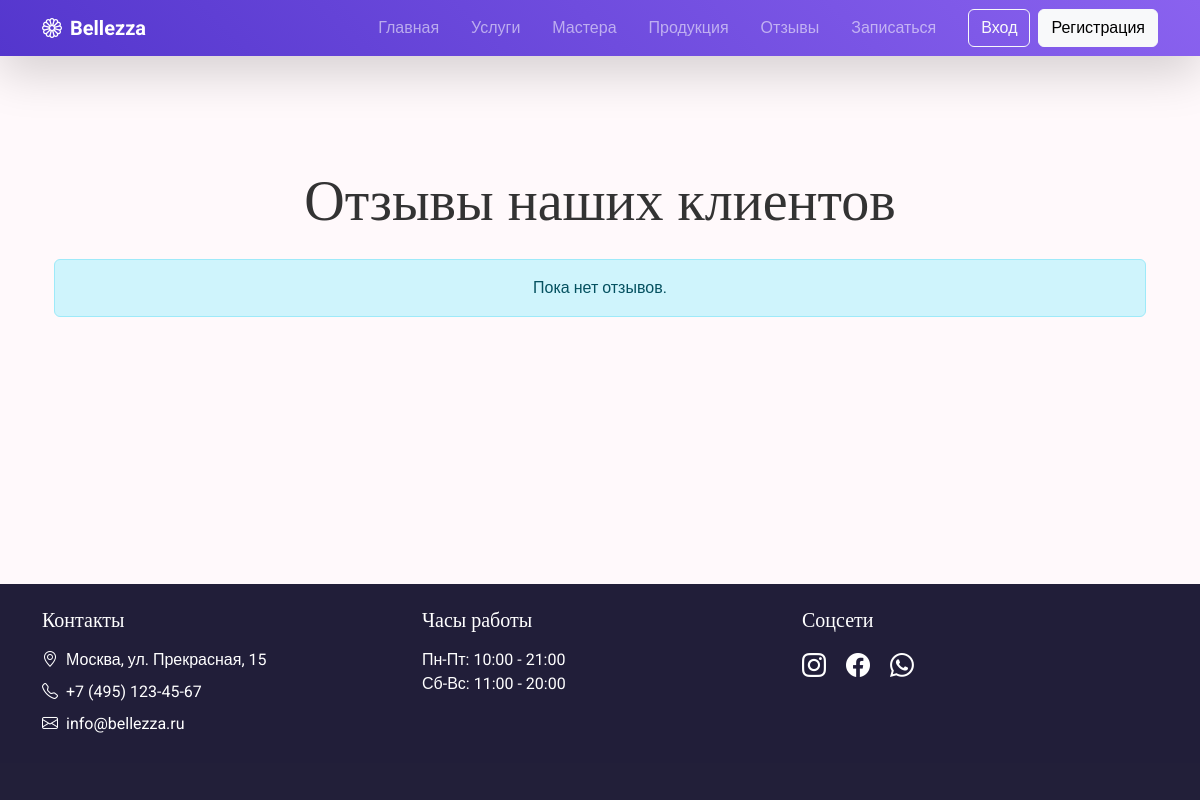
Before: /api/v1/beauty_salon/reviews/ with the older database file.
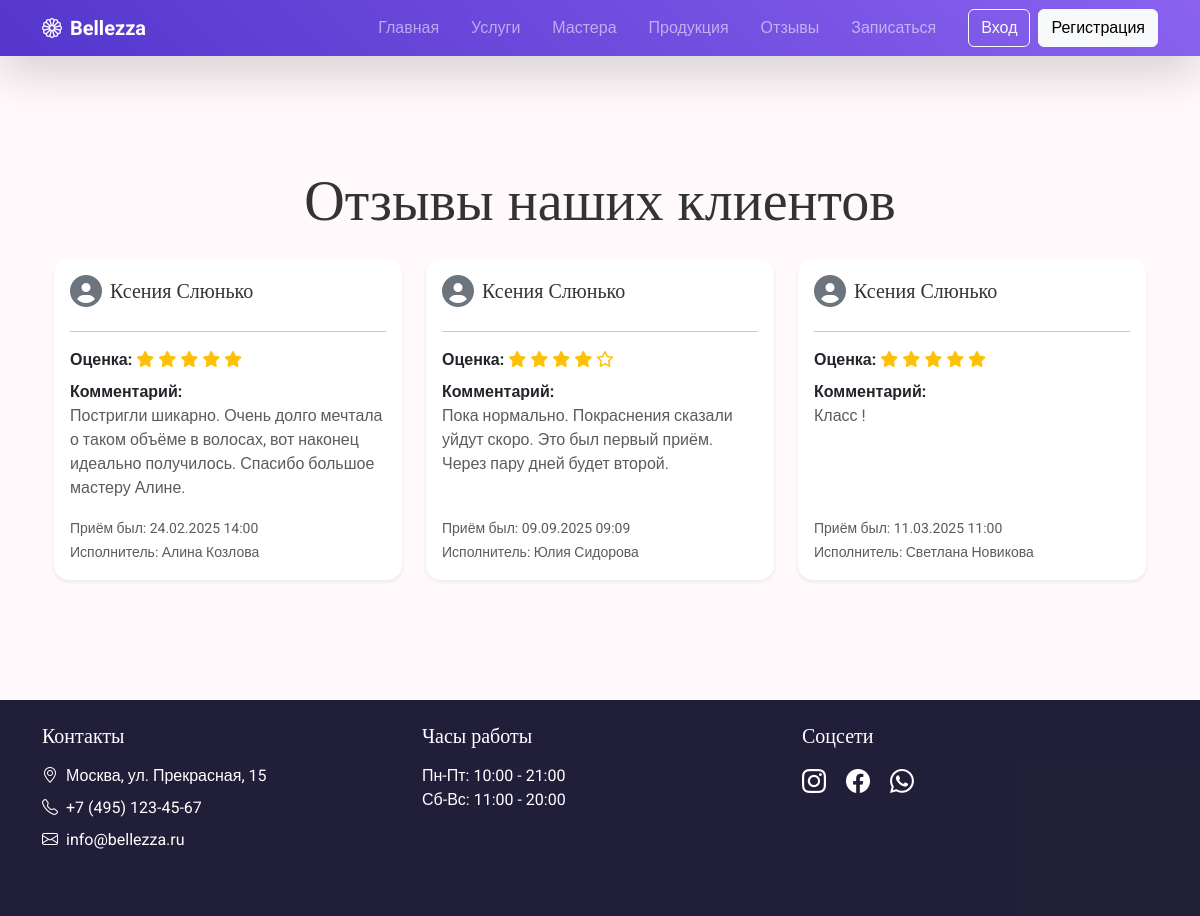
After: the same page with the newer database file.
### beauty_salon/models.py (models this page shows, shortened)
class Review(models.Model):
    appointment = models.ForeignKey(Appointment, on_delete=models.CASCADE, null=True, blank=True)
    client = models.ForeignKey(Client, on_delete=models.CASCADE, null=True, blank=True)
    rating = models.IntegerField(validators=[MinValueValidator(1), MaxValueValidator(5)])
    comment = models.TextField(blank=True)
    class Meta:
        verbose_name = "Отзыв"
        verbose_name_plural = "Отзывы"

class Client(models.Model):
    user = models.OneToOneField(User, on_delete=models.CASCADE, null=True, blank=True)
    name = models.CharField(max_length=100, verbose_name='ФИО')
    email = models.EmailField(unique=True, verbose_name='email')
    phone = models.CharField(max_length=15, unique=True, verbose_name='Номер телефона')
    birth_date = models.DateField(null=True, blank=True, verbose_name='Дата рождения')
    class Meta:
        verbose_name = "Клиент"
        verbose_name_plural = "Клиенты"

class Appointment(models.Model):
    STATUS_CHOICES = [
        ('pending', 'Ожидает подтверждения'),
        ('confirmed', 'Подтверждена'),
        ('completed', 'Выполнена'),
        ('canceled', 'Отменена'),
    ]
    client = models.ForeignKey(Client, on_delete=models.CASCADE, verbose_name='Клиент')
    employee = models.ForeignKey(Employee, on_delete=models.CASCADE, verbose_name='Исполнитель')
    date = models.DateField(verbose_name='Дата')
    time = models.TimeField(verbose_name='Время')
    service = models.ForeignKey(Service, on_delete=models.CASCADE)
    status = models.CharField(
        max_length=20,
        choices=STATUS_CHOICES,
        default='pending',
        verbose_name='Статус'
    )
    created_at = models.DateTimeField(auto_now_add=True, verbose_name='Создан')
    history = HistoricalRecords(
        verbose_name="История изменений",
        bases=[models.Model],
    )
    class Meta:
        verbose_name = "Запись"
        verbose_name_plural = "Записи"
        ordering = ['-date', '-time']

class Employee(models.Model):
    name = models.CharField(max_length=100, verbose_name='ФИО')
    position = models.CharField(max_length=100, verbose_name='Специализация')
    services = models.ManyToManyField(Service, related_name='employees', verbose_name='Услуги')
    photo = models.ImageField(
        upload_to='employees/',
        null=True,
        blank=True,
        verbose_name='Фотография'
    )
    class Meta:
        verbose_name = "Сотрудник"
        verbose_name_plural = "Сотрудники"

### beauty_salon/views.py (the view)
# urls.py: path('reviews/', views.review_list, name='review_list'),
def review_list(request):
    reviews = Review.objects.all()
    return render(request, 'review_list.html', {'reviews': reviews})

### beauty_salon/templates/review_list.html (shortened to what this page needs)
{% extends "base_generic.html" %}
{% load static %}
{% block content %}
<div class="container my-5">
    <h2 class="text-center mb-4 display-4">Отзывы наших клиентов</h2>
    {% if reviews %}
    <div class="row">
        {% for review in reviews %}
        <div class="col-md-6 col-lg-4 mb-4">
            <div class="card h-100 review-card shadow-sm">
                <div class="card-body d-flex flex-column">
                    <div class="d-flex align-items-center mb-2">
                        <i class="fas fa-user-circle text-secondary fs-2 me-2"></i>
                        <h5 class="mb-0">{{ review.client.name }}</h5>
                    </div>
                    <hr class="mb-3">
                    <div class="mb-2">
                        <strong>Оценка:</strong>
                        {% for i in "12345" %}
                            {% if forloop.counter <= review.rating %}
                                <i class="fas fa-star text-warning"></i>
                            {% else %}
                                <i class="far fa-star text-warning"></i>
                            {% endif %}
                        {% endfor %}
                    </div>
                    <div class="flex-grow-1 mb-3">
                        <strong>Комментарий:</strong>
                        <p class="text-muted mb-0">{{ review.comment|default:"Без комментария" }}</p>
                    </div>
                    {% if review.appointment %}
                    <div class="mt-auto">
                        <small class="text-muted">
                            Приём был:
                            {{ review.appointment.date|date:"d.m.Y" }}
                            {{ review.appointment.time|time:"H:i" }}
                        </small>
                        <br>
                        <small class="text-muted">
                            Исполнитель:
                            {{ review.appointment.employee.name }}
                        </small>
                    </div>
                    {% endif %}
                </div>
            </div>
        </div>
        {% endfor %}
    </div>
    {% else %}
    <div class="alert alert-info text-center">
        Пока нет отзывов.
    </div>
    {% endif %}
</div>
{% endblock %}

Changed rows visible on the page:
added Review: client.name "Ксения Слюнько", rating 5 (drawn), comment "Постригли шикарно. Очень долго мечтала о таком объёме в волосах, вот наконец идеально получилось. Спасибо большое мастеру Алине.", appointment "24.02.2025", appointment.time "14:00", appointment.employee.name "Алина Козлова"
added Review: client.name "Ксения Слюнько", rating 4 (drawn), comment "Пока нормально. Покраснения сказали уйдут скоро. Это был первый приём. Через пару дней будет второй.", appointment "09.09.2025", appointment.time "09:09", appointment.employee.name "Юлия Сидорова"
added Review: client.name "Ксения Слюнько", rating 5 (drawn), comment "Класс !", appointment "11.03.2025", appointment.time "11:00", appointment.employee.name "Светлана Новикова"
Other visible differences:
text no longer shown: "Пока нет отзывов."
